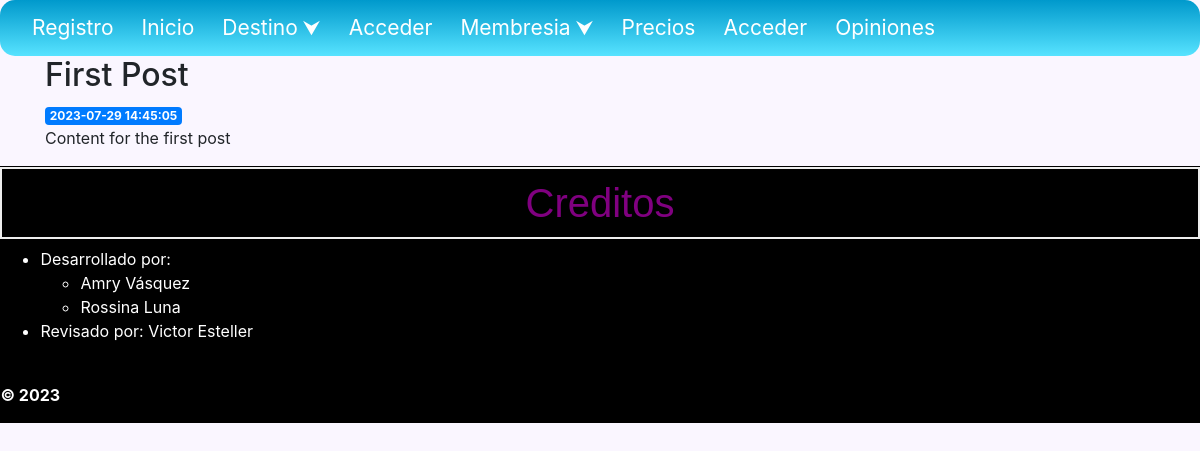
The page /1 on the database its author committed.
### tables this page shows
CREATE TABLE posts (
    id INTEGER PRIMARY KEY AUTOINCREMENT,
    created TIMESTAMP NOT NULL DEFAULT CURRENT_TIMESTAMP,
    title TEXT NOT NULL,
    content TEXT NOT NULL
);

### main.py (the view)
@app.route('/<int:post_id>')
def post(post_id):
    post = get_post(post_id)
    return render_template('post.html', post=post)

### main.py (called while the page is built)
def get_db_connection():
   conn = sqlite3.connect('database.db')
   conn.row_factory = sqlite3.Row
   return conn

def get_post(post_id):
    conn = get_db_connection()
    post = conn.execute('SELECT * FROM posts WHERE id = ?',
    (post_id,)).fetchone()
    conn.close()
    if post is None:
        abort(404)
    return post

### templates/post.html
{% extends 'base.html' %}
{% block content %}
    <h2>{% block title %} {{ post['title'] }} {% endblock %}</h2>
    <span class="badge badge-primary">{{ post['created'] }}</span>
    <p>{{ post['content'] }}</p>
{% endblock %}

### static/css/style.css (style rules this page uses)
body { background:#faf6ff ; }

### rows shown on the page
posts: title "First Post", created "2023-07-29 14:45:05", content "Content for the first post"
